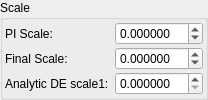
    <widget class="QGroupBox" name="groupBox_3">
     <property name="title">
      <string>Scale</string>
     </property>
     <layout class="QVBoxLayout" name="verticalLayout_5">
      <property name="leftMargin">
       <number>2</number>
      </property>
      <property name="topMargin">
       <number>2</number>
      </property>
      <property name="rightMargin">
       <number>2</number>
      </property>
      <property name="bottomMargin">
       <number>2</number>
      </property>
      <item>
       <layout class="QGridLayout" name="gridLayout_3" columnstretch="0,2">
        <property name="topMargin">
         <number>0</number>
        </property>
        <property name="verticalSpacing">
         <number>2</number>
        </property>
        <item row="1" column="1">
         <widget class="MyDoubleSpinBox" name="spinbox_transf_scale_025">
          <property name="sizePolicy">
           <sizepolicy hsizetype="Minimum" vsizetype="Maximum">
            <horstretch>0</horstretch>
            <verstretch>0</verstretch>
           </sizepolicy>
          </property>
          <property name="prefix">
           <string/>
          </property>
          <property name="suffix">
           <string/>
          </property>
          <property name="decimals">
           <number>6</number>
          </property>
          <property name="minimum">
           <double>-99.989999999999995</double>
          </property>
          <property name="maximum">
           <double>99.989999999999995</double>
          </property>
          <property name="singleStep">
           <double>0.100000000000000</double>
          </property>
         </widget>
        </item>
        <item row="0" column="0">
         <widget class="QLabel" name="label_169">
          <property name="text">
           <string>PI Scale:</string>
          </property>
         </widget>
        </item>
        <item row="1" column="0">
         <widget class="QLabel" name="label_173">
          <property name="text">
           <string>Final Scale:</string>
          </property>
         </widget>
        </item>
        <item row="0" column="1">
         <widget class="MyDoubleSpinBox" name="spinbox_transf_scale_1">
          <property name="sizePolicy">
           <sizepolicy hsizetype="Minimum" vsizetype="Maximum">
            <horstretch>0</horstretch>
            <verstretch>0</verstretch>
           </sizepolicy>
          </property>
          <property name="prefix">
           <string/>
          </property>
          <property name="suffix">
           <string/>
          </property>
          <property name="decimals">
           <number>6</number>
          </property>
          <property name="minimum">
           <double>-99.989999999999995</double>
          </property>
          <property name="maximum">
           <double>99.989999999999995</double>
          </property>
          <property name="singleStep">
           <double>0.100000000000000</double>
          </property>
         </widget>
        </item>
        <item row="2" column="0">
         <widget class="QLabel" name="label_176">
          <property name="text">
           <string>Analytic DE scale1:</string>
          </property>
          <property name="wordWrap">
           <bool>true</bool>
          </property>
         </widget>
        </item>
        <item row="2" column="1">
         <widget class="MyDoubleSpinBox" name="spinbox_analyticDE_scale_1">
          <property name="sizePolicy">
           <sizepolicy hsizetype="Minimum" vsizetype="Maximum">
            <horstretch>0</horstretch>
            <verstretch>0</verstretch>
           </sizepolicy>
          </property>
          <property name="prefix">
           <string/>
          </property>
          <property name="suffix">
           <string/>
          </property>
          <property name="decimals">
           <number>6</number>
          </property>
          <property name="minimum">
           <double>0.000000000000000</double>
          </property>
          <property name="maximum">
           <double>99.989999999999995</double>
          </property>
          <property name="singleStep">
           <double>0.100000000000000</double>
          </property>
         </widget>
        </item>
       </layout>
      </item>
     </layout>
    </widget>
